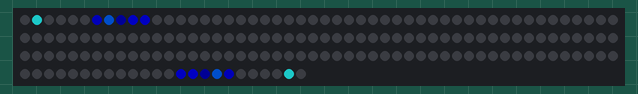
A program run on a simulated Arduino Uno, built with avr-gcc and run on an emulated ATmega328P. Shown: 174 RGB LEDs in strip order, left to right, continuing on the next row. Dim RGB values are drawn brighter than linear; random numbers use the default seed unless the program sets one; what the program prints to the serial monitor is not drawn.

Above: at 0.19 s.
At 1.86 s:
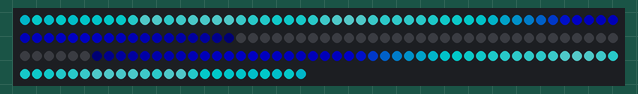
At 2.77 s:
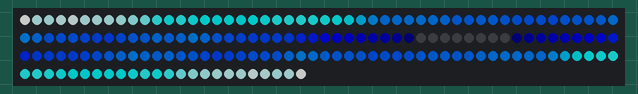
At 13.01 s:
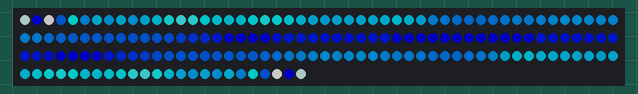
At 18.85 s:
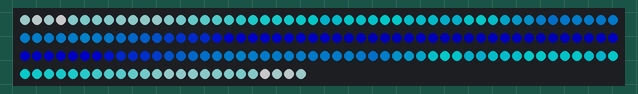
At 38.9 s:
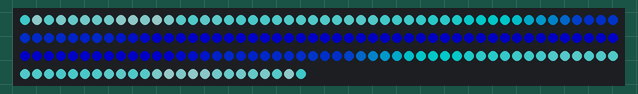

The program:

main.cpp
```cpp
#include <FastLED.h>

#include <Arduino.h>

#define FASTLED_INTERNAL // Suppress build banner


//Setup for LED strips
#define NUM_LEDS 174 // FastLED definitions
#define LED_PIN 5

CRGB g_LEDs[NUM_LEDS] = {0}; // Frame buffer for FastLED

int g_Brightness = 100; // 0-255 LED brightness scale

//Define RGB structure for use of passing color values
struct RGB
{
  byte r;
  byte g;
  byte b;
};

void setup() {

  //Initializing FastLED library
  FastLED.addLeds<WS2812B, LED_PIN, GRB>(g_LEDs, NUM_LEDS); // Add our LED strip to the FastLED library
  FastLED.setBrightness(g_Brightness);
  FastLED.setMaxPowerInMilliWatts(25000);

  Serial.begin(115200);
  while (!Serial)
  {
  }
  Serial.println("ESP32 Startup complete");

  Serial.print("In Loop");
}

static byte heat[174];
int     Size = 174/2;
uint8_t COOLING = 50;
uint8_t SPARKING = 150;
CRGBPalette16 gPal = CRGBPalette16(CRGB::Black, CRGB::Blue, CRGB::Aqua,  CRGB::White);

void loop()
{
      while(true){
        // Step 1.  Cool down every cell a little
        for( int i = 0; i < Size; i++) {
        heat[i] = qsub8( heat[i],  random8(0, ((COOLING * 10) / Size) + 2));
        }

        // Step 2.  Heat from each cell drifts 'up' and diffuses a little
        for( int k= Size - 1; k >= 2; k--) {
        heat[k] = (heat[k - 1] + heat[k - 2] + heat[k - 2] ) / 3;
        }

        // Step 3.  Randomly ignite new 'sparks' of heat near the bottom
        if( random8() < SPARKING ) {
        int y = random8(7);
        heat[y] = qadd8( heat[y], random8(160,255) );
        }

        // Step 4.  Map from heat cells to LED colors
        for( int j = 0; j < Size; j++) {
            // Scale the heat value from 0-255 down to 0-240
            // for best results with color palettes.
            byte colorindex = scale8( heat[j], 240);
            CRGB color = ColorFromPalette( gPal, colorindex);
            int pixelnumber = j;
            FastLED.leds()[pixelnumber] = color;
            FastLED.leds()[Size*2-pixelnumber-1] = color;
        }
        FastLED.show();
        delay(30);
      }
    };
```
